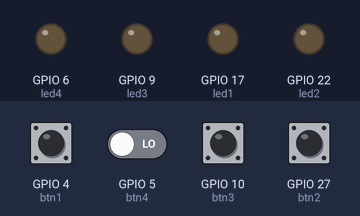
Recording of a program running on a simulated Raspberry Pi (BCM pin numbers). Shown: output pins drawn as LEDs (lit = HIGH). The test bench sets the inputs (shaded band); at power-on: GPIO 4 (btn1), GPIO 5 (btn4), GPIO 10 (btn3), GPIO 27 (btn2) LOW. Sound played through the audio output is not drawn and takes no time.

Above: at 3.2 s.
3.3 s: GPIO 4 (btn1) pulled HIGH for 0.15 s
At 4.4 s:
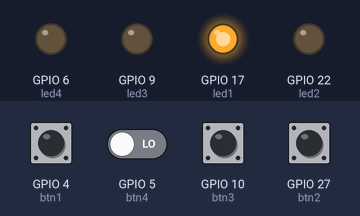
4.9 s: GPIO 4 (btn1) driven HIGH and GPIO 5 (btn4) driven HIGH
7.9 s: GPIO 10 (btn3) pulled HIGH for 1 s
At 9.4 s:
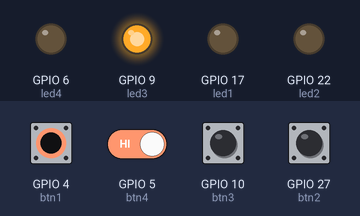
10.4 s: GPIO 5 (btn4) driven LOW
At 14.1 s:
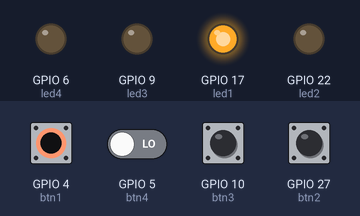
Timing chart, 0 to 14.4 s (numbered marks = the images above; inputs shaded):
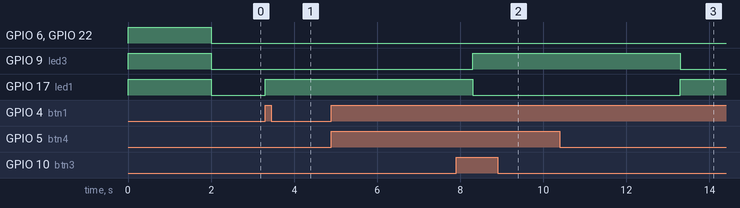

Measured:
- after the input at 3.3 s, GPIO 17 (led1): LOW → HIGH at once
- after the input at 4.9 s, every drawn part: stays the same
- after the input at 7.9 s, GPIO 6 (led4): stays LOW (without the input it goes to HIGH after 0.40 s); GPIO 9 (led3): LOW → HIGH after 0.40 s
- after the input at 10.4 s, GPIO 6 (led4): stays LOW (without the input it goes to HIGH after 2.9 s); GPIO 17 (led1): LOW → HIGH after 2.9 s

The program:

quizaudio.py
```python
import RPi.GPIO as GPIO
from time import sleep
from pygame import mixer

# Set variables
# These are BCM GPIO number on the board (NOT Physical number)
# Please visit https://www.pinout.xyz

btn1 = 4
btn2 = 27
btn3 = 10
btn4 = 5

led1 = 17
led2 = 22
led3 = 9
led4 = 6

# GPIO settings
GPIO.setmode(GPIO.BCM)
GPIO.setup(btn1, GPIO.IN, pull_up_down=GPIO.PUD_DOWN)
GPIO.setup(btn2, GPIO.IN, pull_up_down=GPIO.PUD_DOWN)
GPIO.setup(btn3, GPIO.IN, pull_up_down=GPIO.PUD_DOWN)
GPIO.setup(btn4, GPIO.IN, pull_up_down=GPIO.PUD_DOWN)
GPIO.setup(led1, GPIO.OUT)
GPIO.setup(led2, GPIO.OUT)
GPIO.setup(led3, GPIO.OUT)
GPIO.setup(led4, GPIO.OUT)

# Set up pygame.mixer.Sound
mixer.init()
buz_sound = mixer.Sound("buzzer.wav")


# Check Ready
# Check if the LEDs and buzzer work
GPIO.output(led1,True)
GPIO.output(led2,True)
GPIO.output(led3,True)
GPIO.output(led4,True)
sleep(2)
GPIO.output(led1,False)
GPIO.output(led2,False)
GPIO.output(led3,False)
GPIO.output(led4,False)

# When you want to exit, press Ctrl & C
try:
	while True:
		# The LED will turn on after the button is pressed.
		# The sound will be played to the external output, and the LEd will turn off after 5 seconds.
		if GPIO.input(btn1):
			GPIO.output(led1, True)
			buz_sound.play()
			sleep(5)
			GPIO.output(led1, False)

		if GPIO.input(btn2):
			GPIO.output(led2, True)
			buz_sound.play()
			sleep(5)
			GPIO.output(led2, False)

		if GPIO.input(btn3):
			GPIO.output(led3, True)
			buz_sound.play()
			sleep(5)
			GPIO.output(led3, False)

		if GPIO.input(btn4):
			GPIO.output(led4, True)
			buz_sound.play()
			sleep(5)
			GPIO.output(led4, False)

except KeyboardInterrupt:
	GPIO.cleanup()
	print("Bye!")
```
